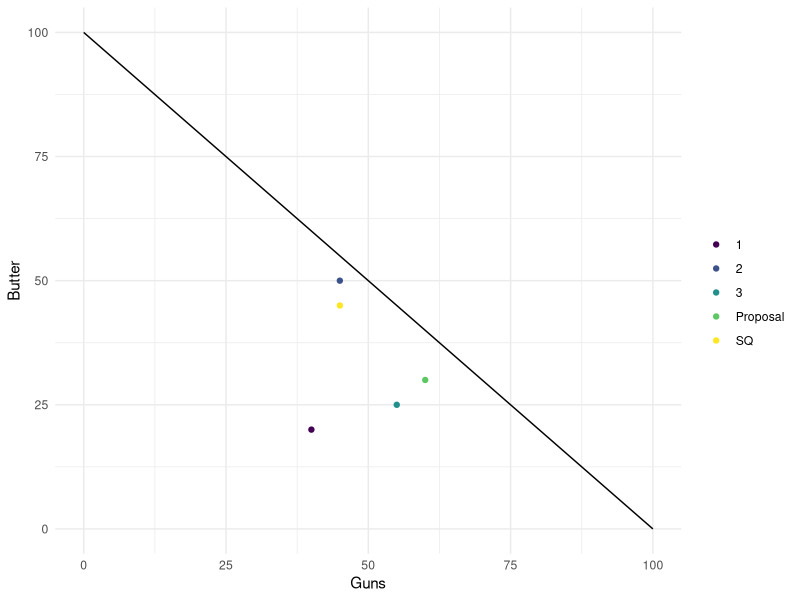

Reproduce this figure in R.
## ---- chunk 1
knitr::opts_chunk$set(echo = FALSE)
## ---- chunk 2
library(ggplot2)

df = data.frame(
  party = c("SQ", "Proposal", "1","2", "3"),
  x = c(45,60, 40,45,55),
  y = c(45, 30, 20, 50, 25)
)

df2 = data.frame(x = seq(0,100,0.01), y = seq(100, 0, -0.01))
df |>
  ggplot(aes(x = x, y = y))+
  geom_point(aes(color = party)) +
  geom_line(data = df2, aes(x = x, y = y))+
  theme_minimal()+
  labs(x = "Guns",
       y = "Butter")+
  scale_color_viridis_d(name = "")
## ---- chunk 3
A = cbind(c(0,1,5), c(1,-2,-1), c(5,-1,2))
B = diag(3)
C = cbind(c(1,3),c(1,-2))
D = cbind(c(0,5,2,1), c(1,1,4,1), c(2,-1,0,0))
print("The matrix A is")
A
print("The matrix B is")
B
print("The matrix C is")
C
print("The matrix D is")
D
## ---- chunk 4
A = cbind(c(0,1,5), c(1,-2,-1), c(5,-1,2))
B = diag(3)
C = cbind(c(1,3),c(1,-2))
D = cbind(c(0,5,2,1), c(1,1,4,1), c(2,-1,0,0))
print("The transpose of A is")
t(A)
print("The transpose of B is")
t(B)
print("The transpose of C is")
t(C)
print("The transpose of D is")
t(D)
## ---- chunk 5
A = rbind(c(5,1,2), c(6,2,3))
B = rbind(c(3,4,5), c(-2,-3,6))
C = cbind(c(1,-5,-3), c(2,3,1))
D = rbind(c(2,1),c(4,3))
A
B
C
D
## ---- chunk 6
A - B
## ---- chunk 7
A + 5*B
## ---- chunk 8
3*A
## ---- chunk 9
2*B - 5*A
## ---- chunk 10
t(B) - C
## ---- chunk 11
D %*% A
## ---- chunk 12
C %*% D
## ---- chunk 13
B %*% C
## ---- chunk 14
C %*% B
## ---- chunk 15
A = cbind(c(4,6), c(2,3))
B = cbind(c(1,3), c(4,2))
A
B
## ---- chunk 16
solve(B)

## ---- chunk 17
D = cbind(c(1,3), c(2,4))
E = cbind(c(3,6), c(1,2))
g = cbind(c(2,3,1))
h = rbind(c(1,2,3))
print("D")
D
print("E")
E
print("g")
g
print("h")
h
## ---- chunk 18
set.seed(123)
pop = rnorm(100000, mean = 72, 4)
small = sample(pop, size = 100, replace = F)
large = sample(pop, size = 1000, replace = F)
print(paste0("Mean of small: ", mean(small)))
print(paste0("Mean of large: ", mean(large)))
print(paste0("SD of small: ", sd(small)))
print(paste0("SD of large: ", sd(large)))
print(paste0("Min of small: ", min(small)))
print(paste0("Min of large: ",min(large)))
print(paste0("Max of small: ", max(small)))
print(paste0("Max of large: ",max(large)))
